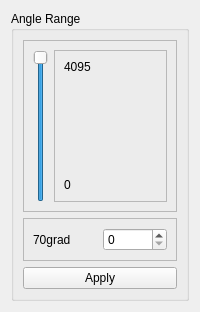
             <widget class="QWidget" name="page5CWAngleLimit">
              <layout class="QVBoxLayout" name="verticalLayout_12">
               <item>
                <widget class="QGroupBox" name="gbCWAngleLimit">
                 <property name="title">
                  <string>Angle Range</string>
                 </property>
                 <layout class="QVBoxLayout" name="verticalLayout_14">
                  <item>
                   <widget class="QFrame" name="frame_9">
                    <property name="frameShape">
                     <enum>QFrame::StyledPanel</enum>
                    </property>
                    <property name="frameShadow">
                     <enum>QFrame::Raised</enum>
                    </property>
                    <layout class="QHBoxLayout" name="horizontalLayout_6">
                     <item>
                      <widget class="QSlider" name="vsCWAngleLimit">
                       <property name="maximum">
                        <number>4095</number>
                       </property>
                       <property name="value">
                        <number>4095</number>
                       </property>
                       <property name="orientation">
                        <enum>Qt::Vertical</enum>
                       </property>
                      </widget>
                     </item>
                     <item>
                      <widget class="QFrame" name="frame_8">
                       <property name="frameShape">
                        <enum>QFrame::StyledPanel</enum>
                       </property>
                       <property name="frameShadow">
                        <enum>QFrame::Raised</enum>
                       </property>
                       <layout class="QVBoxLayout" name="verticalLayout_13">
                        <item>
                         <widget class="QLabel" name="lblCWALMaxValue">
                          <property name="text">
                           <string>4095</string>
                          </property>
                         </widget>
                        </item>
                        <item>
                         <spacer name="verticalSpacer_6">
                          <property name="orientation">
                           <enum>Qt::Vertical</enum>
                          </property>
                          <property name="sizeHint" stdset="0">
                           <size>
                            <width>20</width>
                            <height>98</height>
                           </size>
                          </property>
                         </spacer>
                        </item>
                        <item>
                         <widget class="QLabel" name="lblCWALMinValue">
                          <property name="text">
                           <string>0</string>
                          </property>
                         </widget>
                        </item>
                       </layout>
                      </widget>
                     </item>
                    </layout>
                   </widget>
                  </item>
                  <item>
                   <widget class="QFrame" name="frame_10">
                    <property name="frameShape">
                     <enum>QFrame::StyledPanel</enum>
                    </property>
                    <property name="frameShadow">
                     <enum>QFrame::Raised</enum>
                    </property>
                    <layout class="QHBoxLayout" name="horizontalLayout_7">
                     <item>
                      <widget class="QLabel" name="lblCWALDegree">
                       <property name="text">
                        <string>70grad</string>
                       </property>
                      </widget>
                     </item>
                     <item>
                      <widget class="QSpinBox" name="sbCWAngleLimit">
                       <property name="maximum">
                        <number>4095</number>
                       </property>
                      </widget>
                     </item>
                    </layout>
                   </widget>
                  </item>
                  <item>
                   <widget class="QPushButton" name="pbCWAngleLimitApply">
                    <property name="text">
                     <string>Apply</string>
                    </property>
                   </widget>
                  </item>
                 </layout>
                </widget>
               </item>
              </layout>
             </widget>
